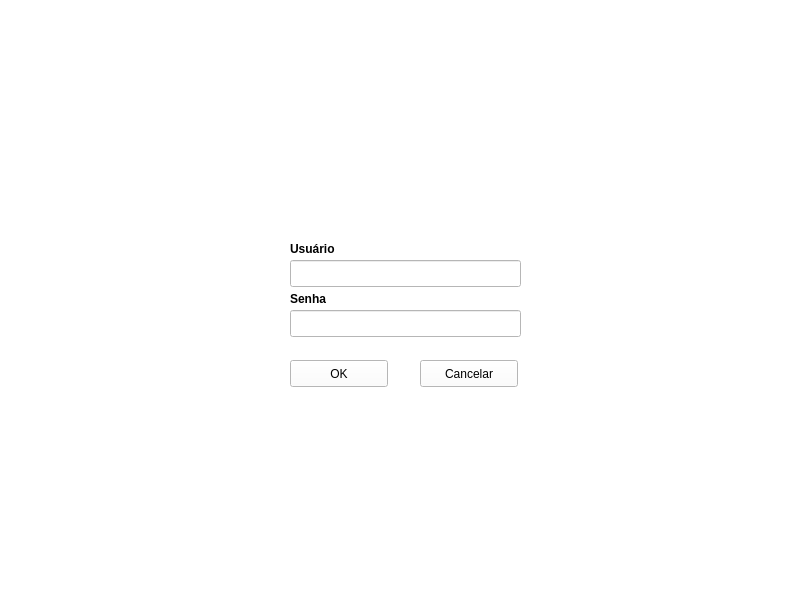
<?xml version="1.0" encoding="UTF-8"?>
<ui version="4.0">
 <class>frmLogin</class>
 <widget class="QMainWindow" name="frmLogin">
  <property name="windowModality">
   <enum>Qt::ApplicationModal</enum>
  </property>
  <property name="geometry">
   <rect>
    <x>0</x>
    <y>0</y>
    <width>800</width>
    <height>600</height>
   </rect>
  </property>
  <property name="palette">
   <palette>
    <active>
     <colorrole role="WindowText">
      <brush brushstyle="SolidPattern">
       <color alpha="255">
        <red>0</red>
        <green>0</green>
        <blue>0</blue>
       </color>
      </brush>
     </colorrole>
     <colorrole role="Button">
      <brush brushstyle="SolidPattern">
       <color alpha="255">
        <red>255</red>
        <green>255</green>
        <blue>255</blue>
       </color>
      </brush>
     </colorrole>
     <colorrole role="Light">
      <brush brushstyle="SolidPattern">
       <color alpha="255">
        <red>255</red>
        <green>255</green>
        <blue>255</blue>
       </color>
      </brush>
     </colorrole>
     <colorrole role="Midlight">
      <brush brushstyle="SolidPattern">
       <color alpha="255">
        <red>255</red>
        <green>255</green>
        <blue>255</blue>
       </color>
      </brush>
     </colorrole>
     <colorrole role="Dark">
      <brush brushstyle="SolidPattern">
       <color alpha="255">
        <red>127</red>
        <green>127</green>
        <blue>127</blue>
       </color>
      </brush>
     </colorrole>
     <colorrole role="Mid">
      <brush brushstyle="SolidPattern">
       <color alpha="255">
        <red>170</red>
        <green>170</green>
        <blue>170</blue>
       </color>
      </brush>
     </colorrole>
     <colorrole role="Text">
      <brush brushstyle="SolidPattern">
       <color alpha="255">
        <red>0</red>
        <green>0</green>
        <blue>0</blue>
       </color>
      </brush>
     </colorrole>
     <colorrole role="BrightText">
      <brush brushstyle="SolidPattern">
       <color alpha="255">
        <red>255</red>
        <green>255</green>
        <blue>255</blue>
       </color>
      </brush>
     </colorrole>
     <colorrole role="ButtonText">
      <brush brushstyle="SolidPattern">
       <color alpha="255">
        <red>0</red>
        <green>0</green>
        <blue>0</blue>
       </color>
      </brush>
     </colorrole>
     <colorrole role="Base">
      <brush brushstyle="SolidPattern">
       <color alpha="255">
        <red>255</red>
        <green>255</green>
        <blue>255</blue>
       </color>
      </brush>
     </colorrole>
     <colorrole role="Window">
      <brush brushstyle="SolidPattern">
       <color alpha="255">
        <red>255</red>
        <green>255</green>
        <blue>255</blue>
       </color>
      </brush>
     </colorrole>
     <colorrole role="Shadow">
      <brush brushstyle="SolidPattern">
       <color alpha="255">
        <red>0</red>
        <green>0</green>
        <blue>0</blue>
       </color>
      </brush>
     </colorrole>
     <colorrole role="AlternateBase">
      <brush brushstyle="SolidPattern">
       <color alpha="255">
        <red>255</red>
        <green>255</green>
        <blue>255</blue>
       </color>
      </brush>
     </colorrole>
     <colorrole role="ToolTipBase">
      <brush brushstyle="SolidPattern">
       <color alpha="255">
        <red>255</red>
        <green>255</green>
        <blue>220</blue>
       </color>
      </brush>
     </colorrole>
     <colorrole role="ToolTipText">
      <brush brushstyle="SolidPattern">
       <color alpha="255">
        <red>0</red>
        <green>0</green>
        <blue>0</blue>
       </color>
      </brush>
     </colorrole>
    </active>
    <inactive>
     <colorrole role="WindowText">
      <brush brushstyle="SolidPattern">
       <color alpha="255">
        <red>0</red>
        <green>0</green>
        <blue>0</blue>
       </color>
      </brush>
     </colorrole>
     <colorrole role="Button">
      <brush brushstyle="SolidPattern">
       <color alpha="255">
        <red>255</red>
        <green>255</green>
        <blue>255</blue>
       </color>
      </brush>
     </colorrole>
     <colorrole role="Light">
      <brush brushstyle="SolidPattern">
       <color alpha="255">
        <red>255</red>
        <green>255</green>
        <blue>255</blue>
       </color>
      </brush>
     </colorrole>
     <colorrole role="Midlight">
      <brush brushstyle="SolidPattern">
       <color alpha="255">
        <red>255</red>
        <green>255</green>
        <blue>255</blue>
       </color>
      </brush>
     </colorrole>
     <colorrole role="Dark">
      <brush brushstyle="SolidPattern">
       <color alpha="255">
        <red>127</red>
        <green>127</green>
        <blue>127</blue>
       </color>
      </brush>
     </colorrole>
     <colorrole role="Mid">
      <brush brushstyle="SolidPattern">
       <color alpha="255">
        <red>170</red>
        <green>170</green>
        <blue>170</blue>
       </color>
      </brush>
     </colorrole>
     <colorrole role="Text">
      <brush brushstyle="SolidPattern">
       <color alpha="255">
        <red>0</red>
        <green>0</green>
        <blue>0</blue>
       </color>
      </brush>
     </colorrole>
     <colorrole role="BrightText">
      <brush brushstyle="SolidPattern">
       <color alpha="255">
        <red>255</red>
        <green>255</green>
        <blue>255</blue>
       </color>
      </brush>
     </colorrole>
     <colorrole role="ButtonText">
      <brush brushstyle="SolidPattern">
       <color alpha="255">
        <red>0</red>
        <green>0</green>
        <blue>0</blue>
       </color>
      </brush>
     </colorrole>
     <colorrole role="Base">
      <brush brushstyle="SolidPattern">
       <color alpha="255">
        <red>255</red>
        <green>255</green>
        <blue>255</blue>
       </color>
      </brush>
     </colorrole>
     <colorrole role="Window">
      <brush brushstyle="SolidPattern">
       <color alpha="255">
        <red>255</red>
        <green>255</green>
        <blue>255</blue>
       </color>
      </brush>
     </colorrole>
     <colorrole role="Shadow">
      <brush brushstyle="SolidPattern">
       <color alpha="255">
        <red>0</red>
        <green>0</green>
        <blue>0</blue>
       </color>
      </brush>
     </colorrole>
     <colorrole role="AlternateBase">
      <brush brushstyle="SolidPattern">
       <color alpha="255">
        <red>255</red>
        <green>255</green>
        <blue>255</blue>
       </color>
      </brush>
     </colorrole>
     <colorrole role="ToolTipBase">
      <brush brushstyle="SolidPattern">
       <color alpha="255">
        <red>255</red>
        <green>255</green>
        <blue>220</blue>
       </color>
      </brush>
     </colorrole>
     <colorrole role="ToolTipText">
      <brush brushstyle="SolidPattern">
       <color alpha="255">
        <red>0</red>
        <green>0</green>
        <blue>0</blue>
       </color>
      </brush>
     </colorrole>
    </inactive>
    <disabled>
     <colorrole role="WindowText">
      <brush brushstyle="SolidPattern">
       <color alpha="255">
        <red>127</red>
        <green>127</green>
        <blue>127</blue>
       </color>
      </brush>
     </colorrole>
     <colorrole role="Button">
      <brush brushstyle="SolidPattern">
       <color alpha="255">
        <red>255</red>
        <green>255</green>
        <blue>255</blue>
       </color>
      </brush>
     </colorrole>
     <colorrole role="Light">
      <brush brushstyle="SolidPattern">
       <color alpha="255">
        <red>255</red>
        <green>255</green>
        <blue>255</blue>
       </color>
      </brush>
     </colorrole>
     <colorrole role="Midlight">
      <brush brushstyle="SolidPattern">
       <color alpha="255">
        <red>255</red>
        <green>255</green>
        <blue>255</blue>
       </color>
      </brush>
     </colorrole>
     <colorrole role="Dark">
      <brush brushstyle="SolidPattern">
       <color alpha="255">
        <red>127</red>
        <green>127</green>
        <blue>127</blue>
       </color>
      </brush>
     </colorrole>
     <colorrole role="Mid">
      <brush brushstyle="SolidPattern">
       <color alpha="255">
        <red>170</red>
        <green>170</green>
        <blue>170</blue>
       </color>
      </brush>
     </colorrole>
     <colorrole role="Text">
      <brush brushstyle="SolidPattern">
       <color alpha="255">
        <red>127</red>
        <green>127</green>
        <blue>127</blue>
       </color>
      </brush>
     </colorrole>
     <colorrole role="BrightText">
      <brush brushstyle="SolidPattern">
       <color alpha="255">
        <red>255</red>
        <green>255</green>
        <blue>255</blue>
       </color>
      </brush>
     </colorrole>
     <colorrole role="ButtonText">
      <brush brushstyle="SolidPattern">
       <color alpha="255">
        <red>127</red>
        <green>127</green>
        <blue>127</blue>
       </color>
      </brush>
     </colorrole>
     <colorrole role="Base">
      <brush brushstyle="SolidPattern">
       <color alpha="255">
        <red>255</red>
        <green>255</green>
        <blue>255</blue>
       </color>
      </brush>
     </colorrole>
     <colorrole role="Window">
      <brush brushstyle="SolidPattern">
       <color alpha="255">
        <red>255</red>
        <green>255</green>
        <blue>255</blue>
       </color>
      </brush>
     </colorrole>
     <colorrole role="Shadow">
      <brush brushstyle="SolidPattern">
       <color alpha="255">
        <red>0</red>
        <green>0</green>
        <blue>0</blue>
       </color>
      </brush>
     </colorrole>
     <colorrole role="AlternateBase">
      <brush brushstyle="SolidPattern">
       <color alpha="255">
        <red>255</red>
        <green>255</green>
        <blue>255</blue>
       </color>
      </brush>
     </colorrole>
     <colorrole role="ToolTipBase">
      <brush brushstyle="SolidPattern">
       <color alpha="255">
        <red>255</red>
        <green>255</green>
        <blue>220</blue>
       </color>
      </brush>
     </colorrole>
     <colorrole role="ToolTipText">
      <brush brushstyle="SolidPattern">
       <color alpha="255">
        <red>0</red>
        <green>0</green>
        <blue>0</blue>
       </color>
      </brush>
     </colorrole>
    </disabled>
   </palette>
  </property>
  <property name="windowTitle">
   <string>MainWindow</string>
  </property>
  <widget class="QWidget" name="centralwidget">
   <property name="styleSheet">
    <string notr="true">background-image: url(:/images/Login.Box.jpg);
background-repeat: no-repeat;
background-position: center;
</string>
   </property>
   <widget class="QPushButton" name="btnOk">
    <property name="geometry">
     <rect>
      <x>290</x>
      <y>360</y>
      <width>98</width>
      <height>27</height>
     </rect>
    </property>
    <property name="text">
     <string>OK</string>
    </property>
   </widget>
   <widget class="QPushButton" name="btnCancel">
    <property name="geometry">
     <rect>
      <x>420</x>
      <y>360</y>
      <width>98</width>
      <height>27</height>
     </rect>
    </property>
    <property name="text">
     <string>Cancelar</string>
    </property>
   </widget>
   <widget class="QLineEdit" name="lnUser">
    <property name="geometry">
     <rect>
      <x>290</x>
      <y>260</y>
      <width>231</width>
      <height>27</height>
     </rect>
    </property>
    <property name="styleSheet">
     <string notr="true">background-position:center;</string>
    </property>
   </widget>
   <widget class="QLineEdit" name="lspassword">
    <property name="geometry">
     <rect>
      <x>290</x>
      <y>310</y>
      <width>231</width>
      <height>27</height>
     </rect>
    </property>
   </widget>
   <widget class="QLabel" name="label">
    <property name="geometry">
     <rect>
      <x>290</x>
      <y>240</y>
      <width>66</width>
      <height>17</height>
     </rect>
    </property>
    <property name="font">
     <font>
      <weight>75</weight>
      <bold>true</bold>
     </font>
    </property>
    <property name="styleSheet">
     <string notr="true"/>
    </property>
    <property name="text">
     <string>Usuário</string>
    </property>
   </widget>
   <widget class="QLabel" name="label_2">
    <property name="geometry">
     <rect>
      <x>290</x>
      <y>290</y>
      <width>66</width>
      <height>17</height>
     </rect>
    </property>
    <property name="font">
     <font>
      <weight>75</weight>
      <bold>true</bold>
     </font>
    </property>
    <property name="text">
     <string>Senha</string>
    </property>
   </widget>
  </widget>
 </widget>
 <resources/>
 <connections/>
</ui>
